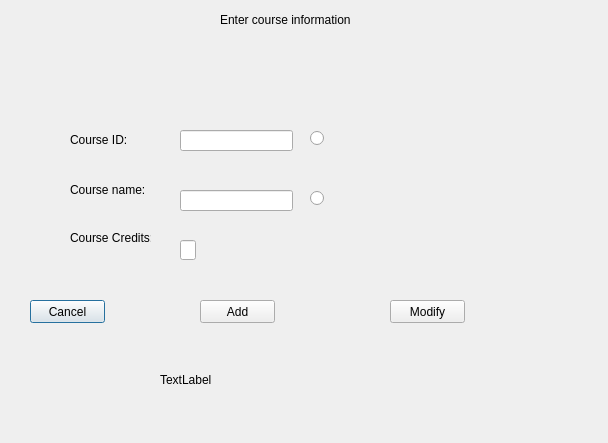
<?xml version="1.0" encoding="UTF-8"?>
<ui version="4.0">
 <class>Dialog</class>
 <widget class="QDialog" name="Dialog">
  <property name="geometry">
   <rect>
    <x>0</x>
    <y>0</y>
    <width>608</width>
    <height>443</height>
   </rect>
  </property>
  <property name="windowTitle">
   <string>Dialog</string>
  </property>
  <widget class="QLabel" name="label">
   <property name="geometry">
    <rect>
     <x>220</x>
     <y>10</y>
     <width>131</width>
     <height>20</height>
    </rect>
   </property>
   <property name="text">
    <string>Enter course information</string>
   </property>
  </widget>
  <widget class="QLabel" name="label_2">
   <property name="geometry">
    <rect>
     <x>70</x>
     <y>130</y>
     <width>81</width>
     <height>20</height>
    </rect>
   </property>
   <property name="text">
    <string>Course ID:</string>
   </property>
  </widget>
  <widget class="QLabel" name="label_3">
   <property name="geometry">
    <rect>
     <x>70</x>
     <y>180</y>
     <width>81</width>
     <height>20</height>
    </rect>
   </property>
   <property name="text">
    <string>Course name:</string>
   </property>
  </widget>
  <widget class="QLabel" name="label1">
   <property name="geometry">
    <rect>
     <x>160</x>
     <y>370</y>
     <width>251</width>
     <height>20</height>
    </rect>
   </property>
   <property name="text">
    <string>TextLabel</string>
   </property>
  </widget>
  <widget class="QPushButton" name="cancel">
   <property name="geometry">
    <rect>
     <x>30</x>
     <y>300</y>
     <width>75</width>
     <height>23</height>
    </rect>
   </property>
   <property name="text">
    <string>Cancel</string>
   </property>
  </widget>
  <widget class="QPushButton" name="modButton">
   <property name="geometry">
    <rect>
     <x>390</x>
     <y>300</y>
     <width>75</width>
     <height>23</height>
    </rect>
   </property>
   <property name="text">
    <string>Modify</string>
   </property>
  </widget>
  <widget class="QLineEdit" name="idEntry">
   <property name="geometry">
    <rect>
     <x>180</x>
     <y>130</y>
     <width>113</width>
     <height>21</height>
    </rect>
   </property>
  </widget>
  <widget class="QLineEdit" name="nameEntry">
   <property name="geometry">
    <rect>
     <x>180</x>
     <y>190</y>
     <width>113</width>
     <height>21</height>
    </rect>
   </property>
  </widget>
  <widget class="QRadioButton" name="radio1">
   <property name="geometry">
    <rect>
     <x>310</x>
     <y>130</y>
     <width>21</width>
     <height>17</height>
    </rect>
   </property>
   <property name="text">
    <string/>
   </property>
  </widget>
  <widget class="QRadioButton" name="radio2">
   <property name="geometry">
    <rect>
     <x>310</x>
     <y>190</y>
     <width>21</width>
     <height>17</height>
    </rect>
   </property>
   <property name="text">
    <string/>
   </property>
  </widget>
  <widget class="QPushButton" name="addButton">
   <property name="geometry">
    <rect>
     <x>200</x>
     <y>300</y>
     <width>75</width>
     <height>23</height>
    </rect>
   </property>
   <property name="text">
    <string>Add</string>
   </property>
  </widget>
  <widget class="QLabel" name="label_5">
   <property name="geometry">
    <rect>
     <x>70</x>
     <y>230</y>
     <width>81</width>
     <height>16</height>
    </rect>
   </property>
   <property name="text">
    <string>Course Credits:</string>
   </property>
  </widget>
  <widget class="QLineEdit" name="crsCredit">
   <property name="geometry">
    <rect>
     <x>180</x>
     <y>240</y>
     <width>16</width>
     <height>20</height>
    </rect>
   </property>
   <property name="text">
    <string/>
   </property>
  </widget>
 </widget>
 <resources/>
 <connections/>
</ui>
